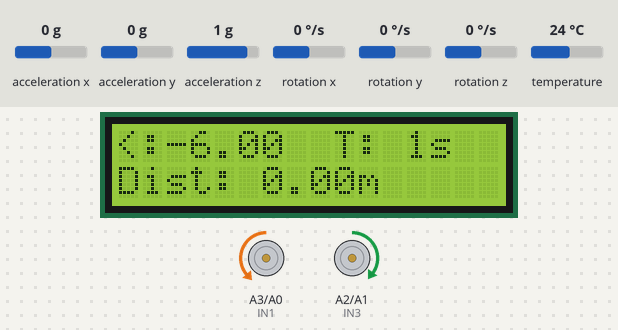
A sketch run on a simulated Arduino Uno, built with avr-gcc and run on an emulated ATmega328P. Shown: 16×2 character LCD, motor-driver pin pairs drawn as motors (green arrow = first pin HIGH = forward, orange = second pin HIGH = backward, longer = more drive, scaled by the enable pin). The inputs (shaded band) are chosen by the test bench; at power-on: acceleration x 0 g, acceleration y 0 g, acceleration z 1 g, rotation x 0 °/s, rotation y 0 °/s, rotation z 0 °/s, temperature 24 °C. What the sketch prints to the serial monitor is not drawn.

Above: at 1.4 s.
1.5 s: acceleration x set to 0.2 g
At 1.67 s:
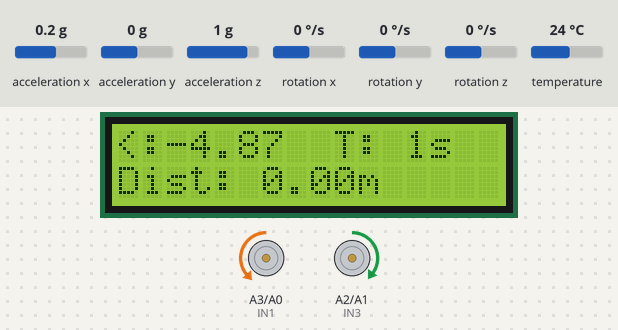
3.0 s: acceleration x set to 0.5 g
At 4.8 s:
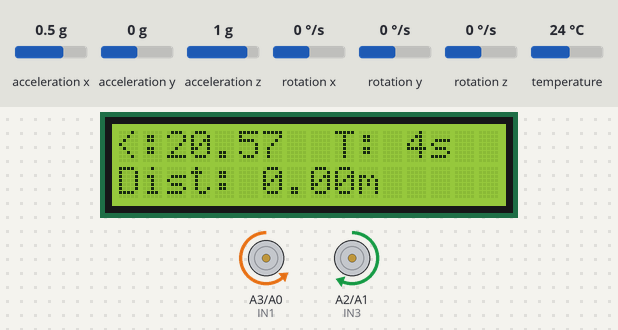
5.5 s: acceleration x set to -1.4 g
At 6.5 s:
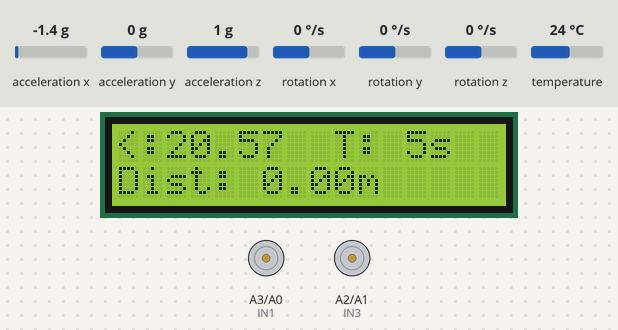
Timing chart, 0 to 14.0 s (numbered marks = the images above; inputs shaded):
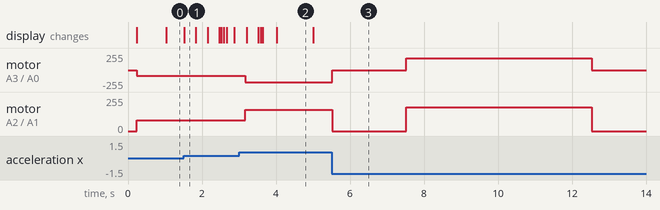

The sketch:

PW3_V3.ino
```cpp
// Include necessary libraries
#include <Wire.h>
#include <Adafruit_MPU6050.h>
#include <Adafruit_Sensor.h>
#include <LiquidCrystal.h>

// Create an MPU6050 object
Adafruit_MPU6050 mpu;

// Define motor control pins
int IN1 = A3;
int IN2 = A0;
int IN3 = A2;
int IN4 = A1;
int ENA = 11;
int ENB = 10;

// Line following sensor pins
const int rightIrSensorPin = 13;
const int leftIrSensorPin = 12;

// LCD object for display
LiquidCrystal lcd(8, 9, 4, 5, 6, 7);

// Variables for tracking the ramp and rotation
float currentRampAngle = 0.0;   // Current ramp angle
float smoothedRampAngle = 0.0;  // Smoothed ramp angle
float smoothingFactor = 0.1;    // Smoothing factor for angle filtering
bool ascending = false;         // Flag for ascending the ramp
bool flatSurfaceDetected = false; // Flag for horizontal surface
bool rotationComplete = false;  // Flag for 360° rotation
bool descending = false;        // Flag for descending the ramp
bool lineFollowing = false;     // Flag for line following after descent
int checkpoint = 1;             // Initial checkpoint
float distanceTravelled = 0.0;  // Distance traveled in cm
unsigned long lastDistanceTime = millis(); // Time tracker for distance calculation
float speedInCmPerSec = 15.0;   // Approximate speed of the robot in cm/s (adjust for your setup)
float maxAngle = 0.0;

// Pin definitions for Encoder
const int encoderPin1 = 3; // Encoder signal pin
volatile int oneCount1 = 0; // Count of '1's for encoder
volatile int previousState1 = LOW; // Previous state of encoderPin1
float distance = 0.0; // Calculated distance
bool carMoving = false;

// Time tracking variables
unsigned long startTime = 0;
unsigned long elapsedTime = 0;
bool timePaused = false;  // Flag to track if the time is paused
unsigned long stopTime = 0; // Time when the robot stopped on black line
unsigned long pausedDuration = 0; // Duration for which the robot was stopped

void setup() {
  // Initialize MPU6050
  Wire.begin();
  Serial.begin(9600);
  lcd.begin(16, 2);
  lcd.print("Angle:");

  if (!mpu.begin()) {
    Serial.println("Failed to find MPU6050 chip");
    while (1) {
      delay(10);
    }
  }
  Serial.println("MPU6050 Found!");

  // Motor setup
  pinMode(IN1, OUTPUT);
  pinMode(IN2, OUTPUT);
  pinMode(IN3, OUTPUT);
  pinMode(IN4, OUTPUT);
  pinMode(ENA, OUTPUT);
  pinMode(ENB, OUTPUT);

  pinMode(encoderPin1, INPUT);

  pinMode(rightIrSensorPin, INPUT);
  pinMode(leftIrSensorPin, INPUT);

  // Update LCD with current values
  lcd.begin(16, 2); // 16x2 LCD
  updateLCD(maxAngle, distance);

  digitalWrite(IN1, LOW);
  digitalWrite(IN2, LOW);
  digitalWrite(IN3, LOW);
  digitalWrite(IN4, LOW);

  mpu.setAccelerometerRange(MPU6050_RANGE_8_G);
  mpu.setGyroRange(MPU6050_RANGE_500_DEG);
  mpu.setFilterBandwidth(MPU6050_BAND_21_HZ);

  delay(100);
}

void loop() {
  unsigned long currentTime = millis();  // Continuously running time
  unsigned long elapsedTime = currentTime - startTime - pausedDuration;  // Calculate total elapsed time, excluding paused time

  // Update LCD with the current time (in seconds)
  unsigned long seconds = elapsedTime / 1000;  // Convert milliseconds to seconds

  if (carMoving){
  lcd.setCursor(9, 0);
  lcd.print("T: ");
  lcd.print(seconds);
  lcd.print("s ");
  }

  // MPU6050
  sensors_event_t a, g, temp;
  mpu.getEvent(&a, &g, &temp);

  //Calculate Angle
  float rawRampAngle = atan2(a.acceleration.x, sqrt(a.acceleration.y * a.acceleration.y + a.acceleration.z * a.acceleration.z)) * 180.0 / PI;
  smoothedRampAngle = smoothingFactor * rawRampAngle + (1 - smoothingFactor) * smoothedRampAngle;
  currentRampAngle = smoothedRampAngle;
  if (currentRampAngle > maxAngle) {
    maxAngle = currentRampAngle;
  }

  lcd.setCursor(0, 0);
  lcd.print("<:");
  //lcd.print(currentRampAngle - 4.0, 2);
  lcd.print(maxAngle - 6.0);
  lcd.print(" ");

  lcd.setCursor(0,1);
  lcd.print("Dist: ");
  lcd.print(distance, 2);
  lcd.print("m   ");

  carMoving = true;

  // Phase 1: Ascending the ramp
if (!ascending && !flatSurfaceDetected && !descending) {
  if (currentRampAngle <= 20) {
    // Move slowly when angle is less than or equal to 5
    moveSlowly();
    Serial.println("Moving slowly...");
  } else if (currentRampAngle > 20) {
    // Transition to ascending once the angle exceeds 5 degrees
    ascending = true;
    motorSpeedUp();
    Serial.println("Ascending the ramp...");
  }
}

  if (ascending) {
    if (currentRampAngle < 10) {
      stopMotors();
      ascending = false;
      flatSurfaceDetected = true;
      Serial.println("Flat surface detected. Stopping...");
      delay(2000);
    }
  }

  // Phase 2: 360° Rotation on flat surface
  if (flatSurfaceDetected && !rotationComplete) {
    rotate360();
    rotationComplete = true;
    Serial.println("360° rotation complete.");
    delay(2000);
    descending = true;
  }

  // Phase 3: Descending the ramp
  if (descending) {
    if (currentRampAngle > 5) {
      moveSlowly(); // Descend at lower speed
      Serial.println("Descending the ramp...");
    }

    if (currentRampAngle < 5) {
      stopMotors();
      delay(2000);
      descending = false;
      lineFollowing = true; // Start line following after descent
      Serial.println("Descent complete. Switching to line following...");
      checkpoint = 0;
      // Attach encoder interrupt
      attachInterrupt(digitalPinToInterrupt(encoderPin1), encoderISR1, CHANGE);
    }
  }

  // Phase 4: Line following

  if (lineFollowing) {
    int leftIrValue = digitalRead(leftIrSensorPin);
    int rightIrValue = digitalRead(rightIrSensorPin);

    // Calculate distance
    distance = (oneCount1 * (2 * PI * 3.2)) / 2000.0; // Encoder distance calculation

    // Check if distance is within the range [0.75, 0.8]
    if (distance >= 0.75 && distance <= 0.76) {
      stopMotors();
      delay(2000); // Pause for 2 seconds
      Serial.println("Stopped between 0.75m and 0.8m. Resuming...");
    } else {
      // Continue line-following
      lineFollow(leftIrValue, rightIrValue);
    }
  }

}

// Line following logic
void lineFollow(int leftIrValue, int rightIrValue) {
  if (leftIrValue == 1 && rightIrValue == 1) {  // Both sensors see white surface
    moveForward();
  }
  else if (leftIrValue == 0 && rightIrValue == 1) {  // Left sees black, right sees white
    pivotRight();
  }
  else if (rightIrValue == 0 && leftIrValue == 1) {  // Right sees black, left sees white
    pivotLeft();
  }
  else if (rightIrValue == 0 && leftIrValue == 0) {  // Both sensors detect black
    carMoving = false;
    stopMotors();
  }
  delay(30);  // Small delay to avoid rapid switching
}

// Motor control functions
void moveSlowly() {
  analogWrite(ENA, 85);
  analogWrite(ENB, 80);
  digitalWrite(IN1, LOW);
  digitalWrite(IN2, HIGH);
  digitalWrite(IN3, HIGH);
  digitalWrite(IN4, LOW);
}

void moveForward() {
  analogWrite(ENA, 70);
  analogWrite(ENB, 70);
  digitalWrite(IN1, LOW);
  digitalWrite(IN2, HIGH);
  digitalWrite(IN3, HIGH);
  digitalWrite(IN4, LOW);
}

void motorSpeedUp() {
  analogWrite(ENA, 180);
  analogWrite(ENB, 160);
  digitalWrite(IN1, LOW);
  digitalWrite(IN2, HIGH);
  digitalWrite(IN3, HIGH);
  digitalWrite(IN4, LOW);
}

void stopMotors() {
  analogWrite(ENA, 0);
  analogWrite(ENB, 0);
  digitalWrite(IN1, LOW);
  digitalWrite(IN2, LOW);
  digitalWrite(IN3, LOW);
  digitalWrite(IN4, LOW);
}

void pivotLeft() {
  analogWrite(ENA, 225);
  analogWrite(ENB, 225);
  digitalWrite(IN1, LOW);
  digitalWrite(IN2, HIGH);
  digitalWrite(IN3, LOW);
  digitalWrite(IN4, HIGH);
}

void pivotRight() {
  analogWrite(ENA, 225);
  analogWrite(ENB, 225);
  digitalWrite(IN1, HIGH);
  digitalWrite(IN2, LOW);
  digitalWrite(IN3, HIGH);
  digitalWrite(IN4, LOW);
}

void rotate360() {
  float totalRotation = 0.0;
  unsigned long lastTime = millis();
  unsigned long rotationStartTime = millis();
  unsigned long rotationTimeout = 5000;  // Adjusted timeout to be more flexible

  // Start motors to rotate the robot
  digitalWrite(IN1, HIGH);
  digitalWrite(IN2, LOW);
  digitalWrite(IN3, HIGH);
  digitalWrite(IN4, LOW);
  analogWrite(ENA, 180);  // Motor speed (adjust if needed)
  analogWrite(ENB, 180);  // Motor speed (adjust if needed)

  while (totalRotation < 350.0 && millis() - rotationStartTime < rotationTimeout) {
    sensors_event_t a, g, temp;
    mpu.getEvent(&a, &g, &temp);  // Get gyroscope data

    float gyroZ = g.gyro.z * 180 / PI;  // Convert rad/s to degrees/s
    unsigned long currentTime = millis();
    float deltaTime = (currentTime - lastTime) / 1000.0;  // Time in seconds
    totalRotation += gyroZ * deltaTime;  // Accumulate total rotation

    lastTime = currentTime;

    // Debugging: Output current rotation progress
    Serial.print("Total Rotation: ");
    Serial.print(totalRotation);
    Serial.println("°");

    // If rotation exceeds 360 degrees, break the loop
    if (totalRotation >= 360.0) {
      break;
    }

    delay(10);  // Short delay to avoid overloading the processor
  }

  // Stop motors after rotation is complete
  stopMotors();
  Serial.println("360-degree rotation complete.");
}

// Interrupt Service Routine (ISR) for Encoder Pin
void encoderISR1() {
  int currentState = digitalRead(encoderPin1);
  if (currentState == HIGH && previousState1 == LOW) {
    oneCount1++;
  }
  previousState1 = currentState;
}

void updateLCD(float maxAngle, float distance) {
  unsigned long elapsedTime = millis() - startTime;  // Calculate elapsed time
  unsigned long seconds = elapsedTime / 1000;         // Convert to seconds

  lcd.setCursor(9,0);
  lcd.print("T: ");
  lcd.print(seconds);
  lcd.print("s ");

  lcd.setCursor(0, 0);
  lcd.print("<:");
  lcd.print(maxAngle); // Adjusting angle by subtracting 4.0
  lcd.print(" ");

  lcd.setCursor(9,0);
  lcd.print("T: ");
  lcd.print(seconds);
  lcd.print("s ");

  lcd.setCursor(0, 1);
  lcd.print("Dist: ");
  lcd.print(distance, 2); // Display distance in meters
  lcd.print("m   ");
}
```

Measured:
- the behaviour switches between 0.3 and 0.4 g on acceleration x (found by bisection; images 1 and 2)
- after the input at 1.5 s, the display: changes at once (image 1)
- after the input at 3.0 s, motor on A3 (IN1) / A0 (IN2): backward 85/255 → backward 180/255 after 0.17 s; motor on A2 (IN3) / A1 (IN4): forward 80/255 → forward 160/255 after 0.17 s
- after the input at 5.5 s, motor on A3 (IN1) / A0 (IN2): backward 180/255 → stopped at once, → forward 180/255 2.0 s later, → stopped 5.0 s later; motor on A2 (IN3) / A1 (IN4): forward 160/255 → stopped at once, → forward 180/255 2.0 s later, → stopped 5.0 s later
- what the display in image 2 shows lasts 1.0 s, from 4.0 s to 5.0 s
